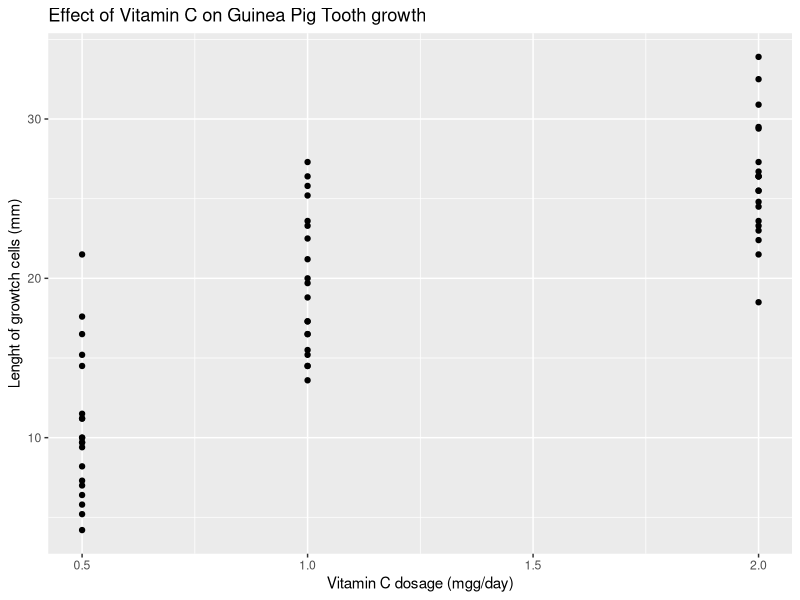
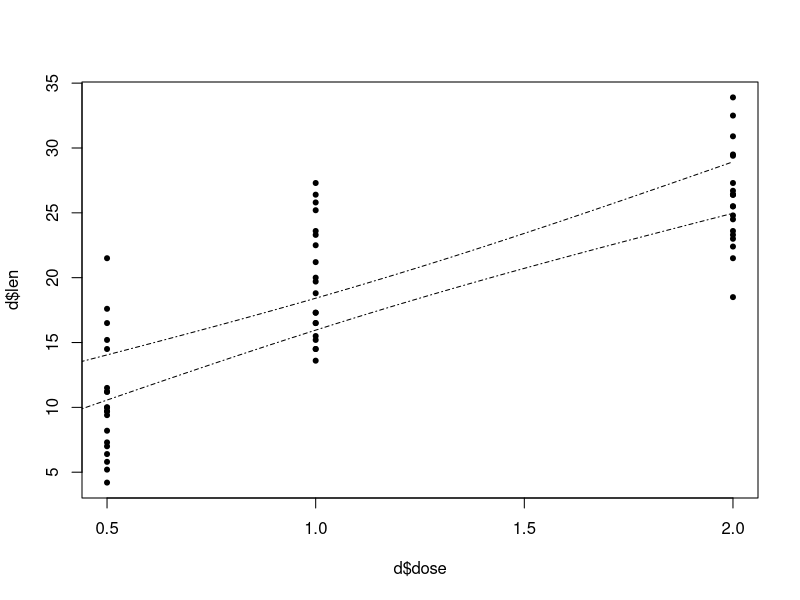
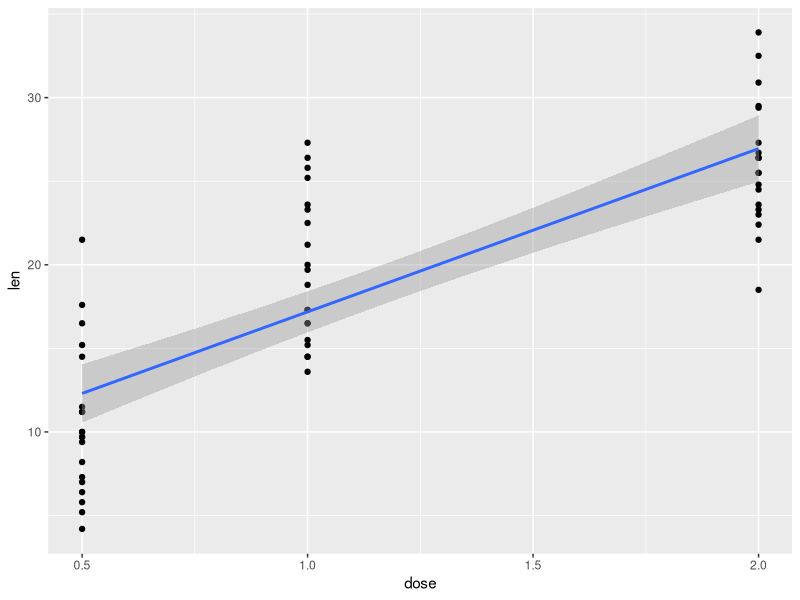
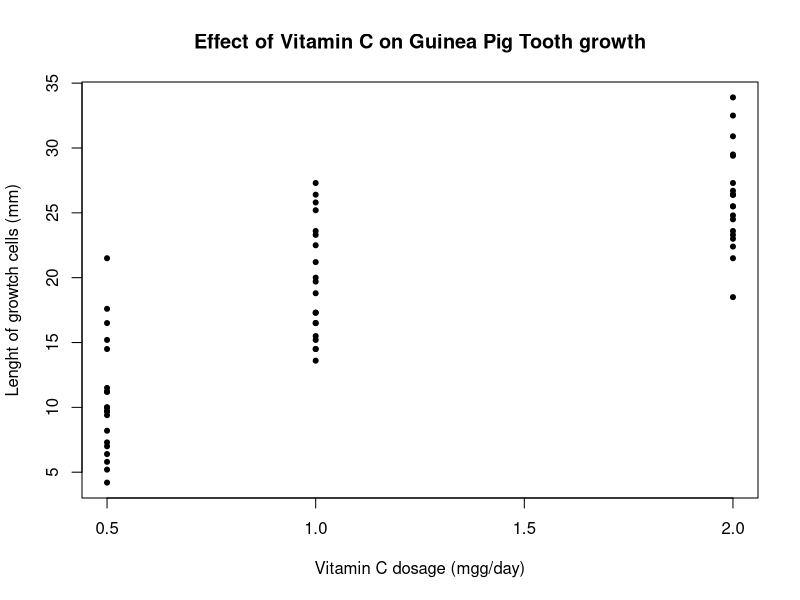

The R source for these figures, in order:
###################################
###################################
########                   ########
########   Data Science 1  ########
########       Lab 7       ######## 
########   5th Dec. 2023   ########
########                   ########
###################################
###################################


# Lets load up the dataset 'ToothGrowth', which shows the result
# of an experiment looking at the effect of vitamin C on tooth growth
# in guinea pigs
library("ggplot2")
library(tidyverse)
data('ToothGrowth')
?ToothGrowth
d <- ToothGrowth
view(d)

# 1.1
# Plot the tooth growth against the dose of vitamin C given
ggplot(data=d , mapping=aes(x=dose , y=len))+geom_point()+
xlab("Vitamin C dosage (mgg/day)") + ylab(label="Lenght of growtch cells (mm)")+
labs(title = "Effect of Vitamin C on Guinea Pig Tooth growth")
png(filename="plott.png")
plot(d$dose , d$len , pch=20  , xlab="Vitamin C dosage (mgg/day)" , 
ylab="Lenght of growtch cells (mm)"  , main="Effect of Vitamin C on Guinea Pig Tooth growth")   #the 2 ways of ploting
dev.off()
# 1.2 Run a linear regression exploring the association between vitamin C
# and tooth growth in Guinea pigs.
tooth_growth_vc<-lm(len ~ dose,data=d)
tooth_growth_vc
# 1.3 Which variable did you use as your outcome variable? Why?

#We used tooth growth as the outcome because the hypothesis is that totth growth is causally affected by the dosage of vitaminc C


# 1.4 Interpret the estimates for the intercept and the slope of the regression line

summary(tooth_growth_vc)
#the estimate for the intercept is 7.4mm.This means that the predicted tooth length
#Of a Guinea pig that was NOT given any VC is 7.4mm
#The estimate of the slope is 9.8mm.


# 1.5 Extract the 96 % confidence intervals for the slope and the intercepts and interpret them

confint(tooth_growth_vc , level=0.99)

#We have 96% CONFIDENCE that the true value of the intercept is between 4.8 and 10.1mm , and that the
#true value of the effect of 1mg/day of VC is between 7.8mm and 11.8mm.

#In 96% of samples we would expect the true value of the intercept and slope to fall 
#within our confidence intervals

# 1.6 Interpret the p-values of the slope and intercept estimates. 
summary(tooth_growth_vc)

# Th probabilty of seeing a slope as steep as the one we've observed(a number as extreme as 9.76)
# if the true slope was 0 is 10^(-14)
mean(d$len)
#we can say therefore that we reject the null hypothesis that VC affects tooth growth in Guinea pigs
m<-(29.55997+24.8662)/2
m
# 1.7 What is the connection between the confidence intervals and the p-values? 


#IF an x% confidence interval doesnt contain 0 , then the p-value for that estimate will be 
#significant at the (1-x)% level.

#E.G if a 97% CI doesn't contain 0 , the p-value will be smaller than 0.03
# If a 95% confidence interval does contain 0, the p-value will be greater than 0.05.


# 1.8 Using the function predict() calculate the estimate and confidence interval for the predicted rate of tooth growth when the prescribed dose is 1mg/day

new_data<-data.frame(dose=1.2)
new_data
predict(tooth_growth_vc  , newdata=new_data , interval="confidence" , level=0.95)
7.4225 + 9.7636*1.2

# 1.9 Now get the confidence intervals for all possible values of the dosage between 0 and 2 mg/day, spaced out 0.01 mg/day from each other
new_data<-data.frame(dose=seq(0 , 2 ,  0.01))
predictions<-as.data.frame(predict(tooth_growth_vc  , newdata=new_data , interval="confidence" , level=0.95))
# 1.10 plot the predicted values, upper, and lower confidence intervals as lines on the data
plot(d$dose , d$len , pch=20)
lines(new_data$dose  , predictions$upr , lty="dotdash" )
lines(new_data$dose  , predictions$lwr , lty="dotdash" )

# 1.11 Compare this to using geom_smooth(method=lm) using ggplot2

ggplot(d , aes(dose,len))+
geom_point() +
geom_smooth(method='lm' )


#####################
####    Loops    ####
#####################

# Loops are algorithms that repeat a procedure over and over until they are instructed to stop.
# There are two main kinds:
# FOR loops iterate over a predetermined set (vector, list, etc)
fruits <- c('apple','banana', 'pineapple','mango','orange')
for(i in fruits){
  print(paste('My favourite fruit is',i,sep=': '))
}

useless_function <- function(n){
  for (i in 1:n){
    print(paste0(i,'. This number is: ', c('even','odd')[i%%2 +1]))
  }
}
useless_function(7)

### 2.1 
data(iris)
iris
# Write a for loop that iterates over the column names of the iris dataset and print each together with the number of characters in the column name in parenthesis. Example output: Sepal.Length (12). To get the number of characters use the function nchar().

for ( i in colnames(iris)){
  print(paste0(i , '(' , nchar(i) , ')' ))
}

# Next, WHILE loops continue to loop until the boolean statment in the defining parentheses, e.g.


i=1
x=1
while ( x<1e7){
  x<-x*i
  i<-i+1

}
  print(i)


### 2.2 How many numbers do you need in the sequence 1*2*3*4*5*... before the product exceeds 10 million?
# Use a while loop to get the answer


